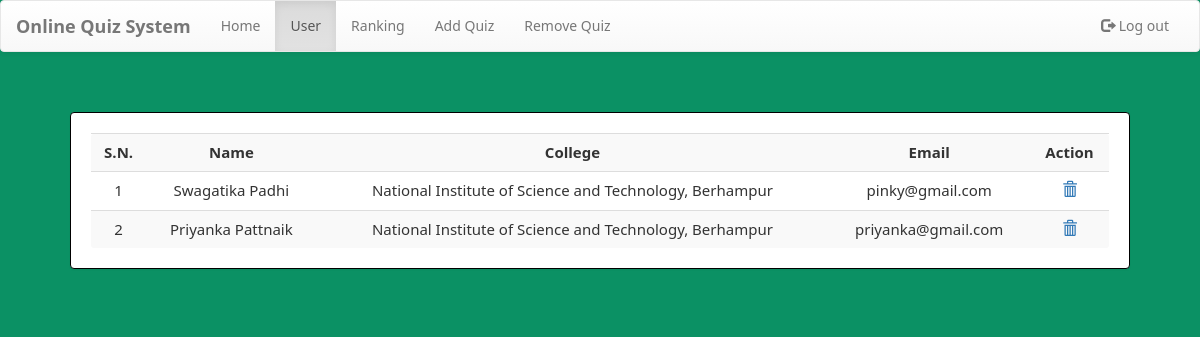
Before: /dashboard.php?q=1 (signed in) with the older database file.
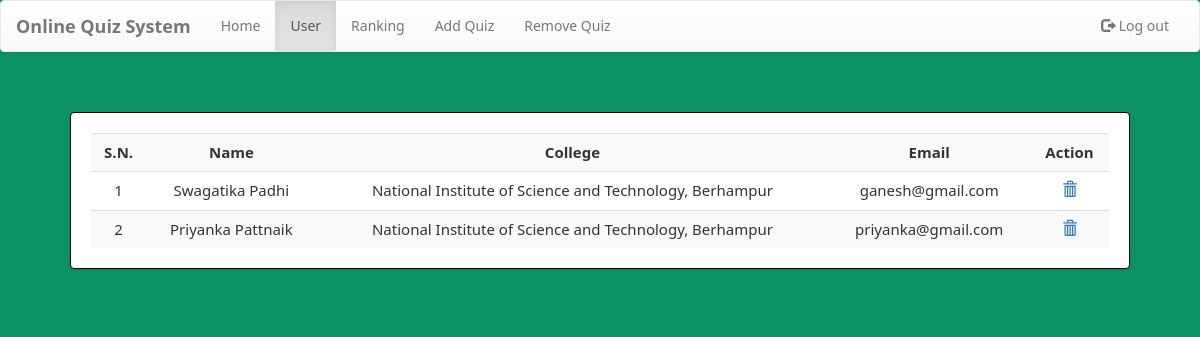
After: the same page with the newer database file.
### tables this page shows
CREATE TABLE `user` (
  `name` varchar(50) NOT NULL,
  `college` varchar(100) NOT NULL,
  `email` varchar(50) NOT NULL,
  `password` varchar(50) NOT NULL
);

### dashboard.php (the view, shortened to what this page needs)
<?php
    include_once 'database.php';
?>
<!DOCTYPE html>
<html>
<head>
    <link  rel="stylesheet" href="css/bootstrap.min.css"/>
    <link  rel="stylesheet" href="css/bootstrap-theme.min.css"/>
    <link rel="stylesheet" href="css/welcome.css">
    <link  rel="stylesheet" href="css/font.css">
</head>
<body>
    <nav class="navbar navbar-default title1">
        <div class="container-fluid">
            <div class="navbar-header">
                <a class="navbar-brand" href="Javascript:void(0)"><b>Online Quiz System</b></a>
            </div>
            <div class="collapse navbar-collapse" id="bs-example-navbar-collapse-1">
                <ul class="nav navbar-nav navbar-left">
                    <li <?php if(@$_GET['q']==0) echo'class="active"'; ?>><a href="dashboard.php?q=0">Home<span class="sr-only">(current)</span></a></li>
                    <li <?php if(@$_GET['q']==1) echo'class="active"'; ?>><a href="dashboard.php?q=1">User</a></li>
                    <li <?php if(@$_GET['q']==2) echo'class="active"'; ?>><a href="dashboard.php?q=2">Ranking</a></li>
                    <li class="dropdown <?php if(@$_GET['q']==4 || @$_GET['q']==5) echo'active"'; ?>">
                    <li <?php if(@$_GET['q']==4) echo'class="active"'; ?>><a href="dashboard.php?q=4">Add Quiz</a></li>
                    <li <?php if(@$_GET['q']==5) echo'class="active"'; ?>><a href="dashboard.php?q=5">Remove Quiz</a></li>
                </ul>
                <ul class="nav navbar-nav navbar-right">
                    <li <?php echo''; ?> > <a href="logout1.php?q=dashboard.php"><span class="glyphicon glyphicon-log-out" aria-hidden="true"></span>&nbsp;Log out</a></li>
                </ul>
            </div>
        </div>
    </nav>
    <div class="container">
        <div class="row">
            <div class="col-md-12">
                <?php
                    if(@$_GET['q']==1)
                    {
                        $result = mysqli_query($con,"SELECT * FROM user") or die('Error');
                        echo  '<div class="panel"><div class="table-responsive"><table class="table table-striped title1">
                        <tr><td><center><b>S.N.</b></center></td><td><center><b>Name</b></center></td><td><center><b>College</b></center></td><td><center><b>Email</b></center></td><td><center><b>Action</b></center></td></tr>';
                        $c=1;
                        while($row = mysqli_fetch_array($result))
                        {
                            $name = $row['name'];
                            $email = $row['email'];
                            $college = $row['college'];
                            echo '<tr><td><center>'.$c++.'</center></td><td><center>'.$name.'</center></td><td><center>'.$college.'</center></td><td><center>'.$email.'</center></td><td><center><a title="Delete User" href="update.php?demail='.$email.'"><b><span class="glyphicon glyphicon-trash" aria-hidden="true"></span></b></a></center></td></tr>';
                        }
                        echo '</table></div></div>';
                    }
                ?>
            </div>
        </div>
    </div>
</body>
</html>

Changed rows visible on the page:
removed user: name "Swagatika Padhi", college "National Institute of Science and Technology, Berhampur", email "pinky@gmail.com"
added user: name "Swagatika Padhi", college "National Institute of Science and Technology, Berhampur", email "ganesh@gmail.com"
